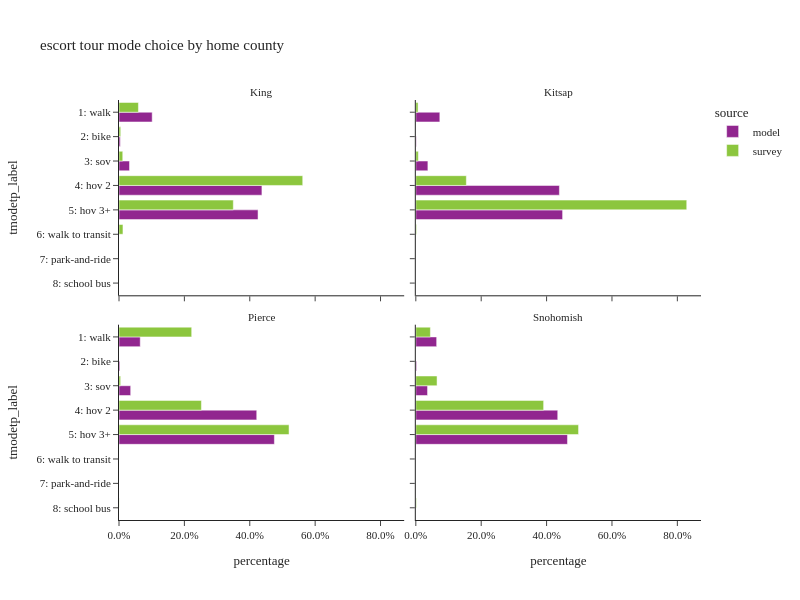

Notebook code cell kept with this figure:
### Code cell
incl_county = ["King", "Kitsap", "Pierce", "Snohomish"]

plot_mode_choice(es_tour.loc[es_tour["CountyName"].isin(incl_county)],"CountyName",
                 {"CountyName":["King", "Kitsap", "Pierce", "Snohomish"],
                  "tmodetp_label":mode_cat.values()},
                 "home county",
                 2,600)

### Figure 1 — Plotly figure (JSON) as saved in the notebook; plotly's stock layout.template omitted (floating-point values rounded to 4 significant figures)
{"data": [{"alignmentgroup": "True", "customdata": [[31683], [1231], [10013], [136470], [132764]], "hovertemplate": "source=model<br>CountyName=King<br>percentage=%{x}<br>tmodetp_label=%{y}<br>sample count=%{customdata[0]}<extra></extra>", "legendgroup": "model", "marker": {"color": "#91268F", "pattern": {"shape": ""}}, "name": "model", "offsetgroup": "model", "orientation": "h", "showlegend": true, "textposition": "auto", "type": "bar", "x": [0.1015, 0.003943, 0.03208, 0.4372, 0.4253], "xaxis": "x3", "y": ["1: walk", "2: bike", "3: sov", "4: hov 2", "5: hov 3+"], "yaxis": "y3"}, {"alignmentgroup": "True", "customdata": [[3117], [62], [1567], [18637], [19054]], "hovertemplate": "source=model<br>CountyName=Kitsap<br>percentage=%{x}<br>tmodetp_label=%{y}<br>sample count=%{customdata[0]}<extra></extra>", "legendgroup": "model", "marker": {"color": "#91268F", "pattern": {"shape": ""}}, "name": "model", "offsetgroup": "model", "orientation": "h", "showlegend": false, "textposition": "auto", "type": "bar", "x": [0.07345, 0.001461, 0.03693, 0.4392, 0.449], "xaxis": "x4", "y": ["1: walk", "2: bike", "3: sov", "4: hov 2", "5: hov 3+"], "yaxis": "y4"}, {"alignmentgroup": "True", "customdata": [[9047], [367], [4976], [58662], [66174]], "hovertemplate": "source=model<br>CountyName=Pierce<br>percentage=%{x}<br>tmodetp_label=%{y}<br>sample count=%{customdata[0]}<extra></extra>", "legendgroup": "model", "marker": {"color": "#91268F", "pattern": {"shape": ""}}, "name": "model", "offsetgroup": "model", "orientation": "h", "showlegend": false, "textposition": "auto", "type": "bar", "x": [0.06498, 0.002636, 0.03574, 0.4213, 0.4753], "xaxis": "x", "y": ["1: walk", "2: bike", "3: sov", "4: hov 2", "5: hov 3+"], "yaxis": "y"}, {"alignmentgroup": "True", "customdata": [[8159], [308], [4589], [55566], [59375]], "hovertemplate": "source=model<br>CountyName=Snohomish<br>percentage=%{x}<br>tmodetp_label=%{y}<br>sample count=%{customdata[0]}<extra></extra>", "legendgroup": "model", "marker": {"color": "#91268F", "pattern": {"shape": ""}}, "name": "model", "offsetgroup": "model", "orientation": "h", "showlegend": false, "textposition": "auto", "type": "bar", "x": [0.06374, 0.002406, 0.03585, 0.4341, 0.4639], "xaxis": "x2", "y": ["1: walk", "2: bike", "3: sov", "4: hov 2", "5: hov 3+"], "yaxis": "y2"}, {"alignmentgroup": "True", "customdata": [[68], [11], [16], [206], [147], [9], [1]], "hovertemplate": "source=survey<br>CountyName=King<br>percentage=%{x}<br>tmodetp_label=%{y}<br>sample count=%{customdata[0]}<extra></extra>", "legendgroup": "survey", "marker": {"color": "#8CC63E", "pattern": {"shape": ""}}, "name": "survey", "offsetgroup": "survey", "orientation": "h", "showlegend": true, "textposition": "auto", "type": "bar", "x": [0.05938, 0.00521, 0.01147, 0.562, 0.3497, 0.01213, 0.000106], "xaxis": "x3", "y": ["1: walk", "2: bike", "3: sov", "4: hov 2", "5: hov 3+", "6: walk to transit", "8: school bus"], "yaxis": "y3"}, {"alignmentgroup": "True", "customdata": [[2], [2], [17], [23], [1]], "hovertemplate": "source=survey<br>CountyName=Kitsap<br>percentage=%{x}<br>tmodetp_label=%{y}<br>sample count=%{customdata[0]}<extra></extra>", "legendgroup": "survey", "marker": {"color": "#8CC63E", "pattern": {"shape": ""}}, "name": "survey", "offsetgroup": "survey", "orientation": "h", "showlegend": false, "textposition": "auto", "type": "bar", "x": [0.00684, 0.00766, 0.1545, 0.8287, 0.002249], "xaxis": "x4", "y": ["1: walk", "3: sov", "4: hov 2", "5: hov 3+", "6: walk to transit"], "yaxis": "y4"}, {"alignmentgroup": "True", "customdata": [[7], [3], [29], [28], [1]], "hovertemplate": "source=survey<br>CountyName=Pierce<br>percentage=%{x}<br>tmodetp_label=%{y}<br>sample count=%{customdata[0]}<extra></extra>", "legendgroup": "survey", "marker": {"color": "#8CC63E", "pattern": {"shape": ""}}, "name": "survey", "offsetgroup": "survey", "orientation": "h", "showlegend": false, "textposition": "auto", "type": "bar", "x": [0.2224, 0.004987, 0.2521, 0.5201, 0.00039], "xaxis": "x", "y": ["1: walk", "3: sov", "4: hov 2", "5: hov 3+", "8: school bus"], "yaxis": "y"}, {"alignmentgroup": "True", "customdata": [[3], [8], [37], [31], [1]], "hovertemplate": "source=survey<br>CountyName=Snohomish<br>percentage=%{x}<br>tmodetp_label=%{y}<br>sample count=%{customdata[0]}<extra></extra>", "legendgroup": "survey", "marker": {"color": "#8CC63E", "pattern": {"shape": ""}}, "name": "survey", "offsetgroup": "survey", "orientation": "h", "showlegend": false, "textposition": "auto", "type": "bar", "x": [0.04453, 0.06493, 0.391, 0.4978, 0.0018], "xaxis": "x2", "y": ["1: walk", "3: sov", "4: hov 2", "5: hov 3+", "8: school bus"], "yaxis": "y2"}], "layout": {"annotations": [{"font": {}, "showarrow": false, "text": "Pierce", "x": 0.245, "xanchor": "center", "xref": "paper", "y": 0.465, "yanchor": "bottom", "yref": "paper"}, {"font": {}, "showarrow": false, "text": "Snohomish", "x": 0.755, "xanchor": "center", "xref": "paper", "y": 0.465, "yanchor": "bottom", "yref": "paper"}, {"font": {}, "showarrow": false, "text": "King", "x": 0.245, "xanchor": "center", "xref": "paper", "y": 1.0, "yanchor": "bottom", "yref": "paper"}, {"font": {}, "showarrow": false, "text": "Kitsap", "x": 0.755, "xanchor": "center", "xref": "paper", "y": 1.0, "yanchor": "bottom", "yref": "paper"}], "barmode": "group", "height": 600, "legend": {"title": {"text": "source"}, "tracegroupgap": 0}, "title": {"text": "escort tour mode choice by home county"}, "width": 800, "xaxis": {"anchor": "y", "domain": [0.0, 0.49], "tickformat": ".1%", "title": {"text": "percentage"}}, "xaxis2": {"anchor": "y2", "domain": [0.51, 1.0], "matches": "x", "tickformat": ".1%", "title": {"text": "percentage"}}, "xaxis3": {"anchor": "y3", "domain": [0.0, 0.49], "matches": "x", "showticklabels": false, "tickformat": ".1%"}, "xaxis4": {"anchor": "y4", "domain": [0.51, 1.0], "matches": "x", "showticklabels": false, "tickformat": ".1%"}, "yaxis": {"anchor": "x", "categoryarray": ["9: tnc", "8: school bus", "7: park-and-ride", "6: walk to transit", "5: hov 3+", "4: hov 2", "3: sov", "2: bike", "1: walk"], "categoryorder": "array", "domain": [0.0, 0.465], "title": {"text": "tmodetp_label"}}, "yaxis2": {"anchor": "x2", "domain": [0.0, 0.465], "matches": "y", "showticklabels": false}, "yaxis3": {"anchor": "x3", "categoryarray": ["9: tnc", "8: school bus", "7: park-and-ride", "6: walk to transit", "5: hov 3+", "4: hov 2", "3: sov", "2: bike", "1: walk"], "categoryorder": "array", "domain": [0.535, 1.0], "matches": "y", "title": {"text": "tmodetp_label"}}, "yaxis4": {"anchor": "x4", "domain": [0.535, 1.0], "matches": "y", "showticklabels": false}}}
